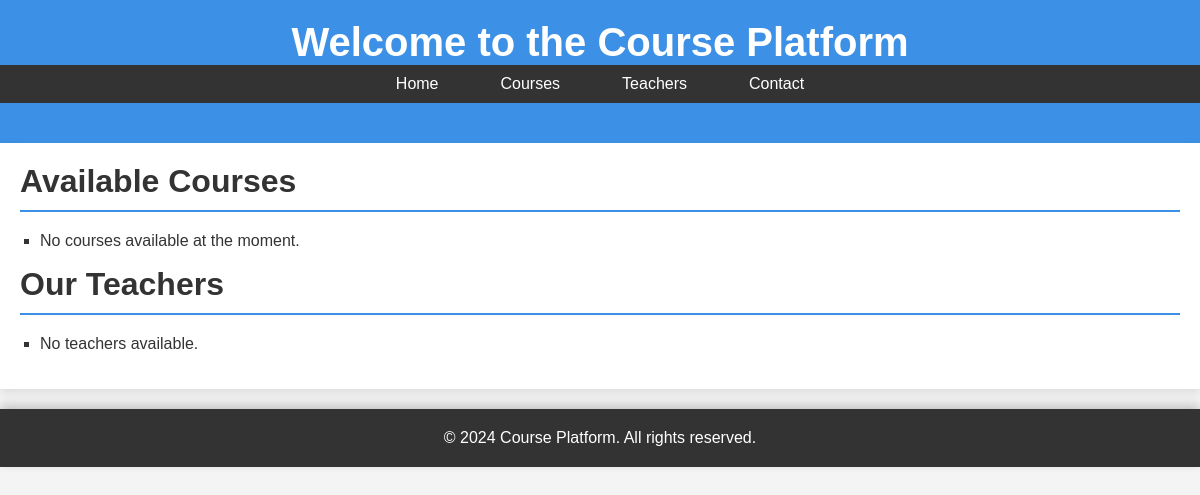
Before: / with the older database file.
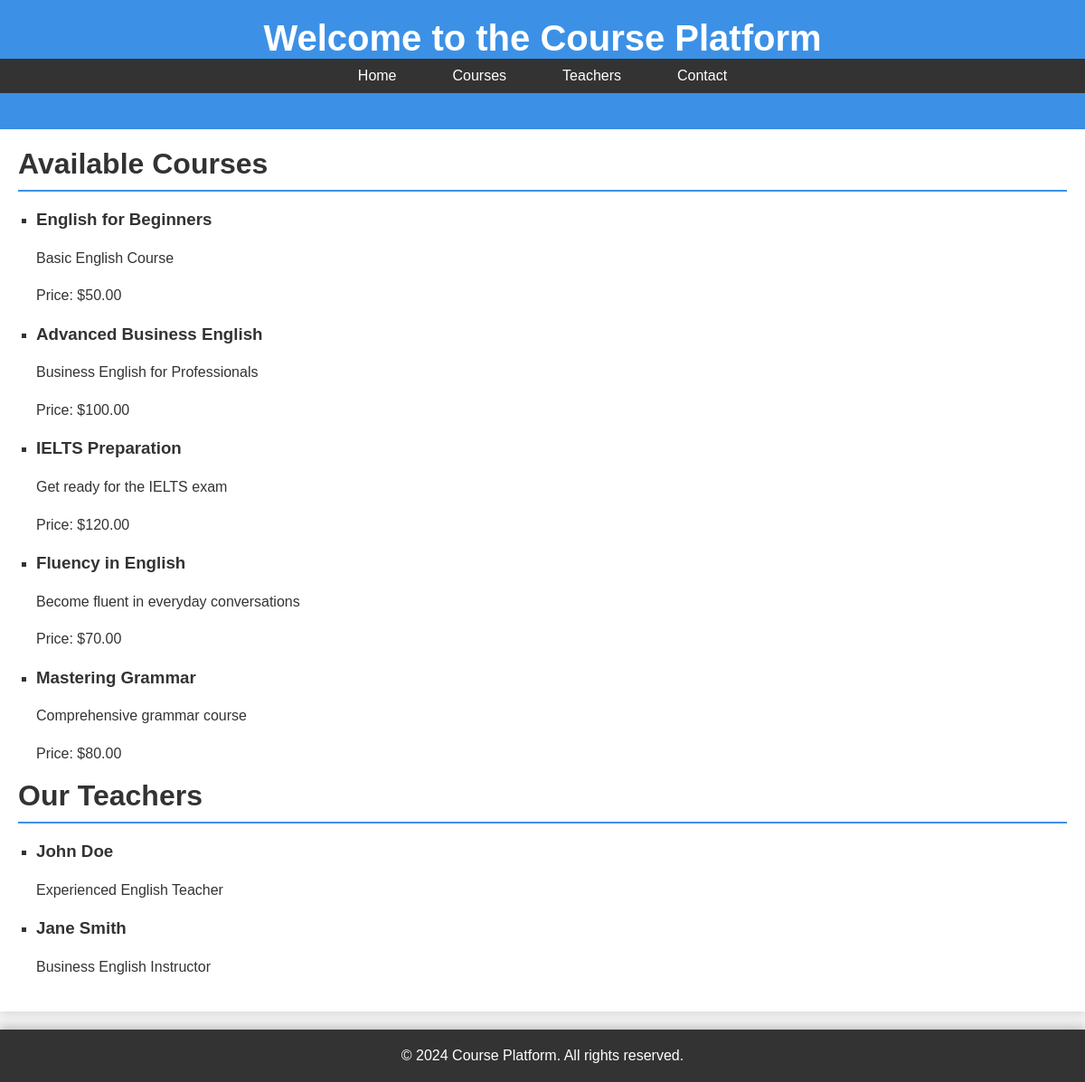
After: the same page with the newer database file.
### courses/models.py (models this page shows, shortened)
class Course(models.Model):
    LEVEL_CHOICES = [
        ('beginner', 'Beginner'),
        ('intermediate', 'Intermediate'),
        ('advanced', 'Advanced')
    ]
    TYPE_CHOICES = [
        ('grammar', 'Grammar'),
        ('conversation', 'Conversation'),
        ('exam_preparation', 'Exam Preparation'),
        ('business', 'Business English'),
    ]
    title = models.CharField(max_length=200)
    description = models.TextField()
    price = models.DecimalField(max_digits=10, decimal_places=2, default=0.0)
    duration = models.IntegerField(help_text="Продолжительность в часах", default=1)
    image = models.ImageField(upload_to='courses/', blank=True, null=True)
    instructor = models.ForeignKey(User, on_delete=models.CASCADE, related_name='courses')
    category = models.ForeignKey(Category, on_delete=models.SET_NULL, null=True, blank=True)
    syllabus = models.TextField(blank=True, null=True, help_text="Программа курса")
    requirements = models.TextField(blank=True, null=True, help_text="Требования к слушателям")
    level = models.CharField(max_length=20, choices=LEVEL_CHOICES, default='beginner', help_text="Уровень курса")
    type = models.CharField(max_length=50, choices=TYPE_CHOICES, default='conversation', help_text="Тип курса")
    language = models.CharField(max_length=50, default='English', help_text="Язык курса")
    start_date = models.DateField(blank=True, null=True, help_text="Дата начала курса")
    end_date = models.DateField(blank=True, null=True, help_text="Дата окончания курса")
    is_popular = models.BooleanField(default=False, help_text="Популярный курс")
    class Meta:
        ordering = ['id']

class Teacher(models.Model):
    user = models.OneToOneField(User, on_delete=models.CASCADE, related_name='teacher_profile', null=True, blank=True)
    name = models.CharField(max_length=100)
    bio = models.TextField()
    image = models.ImageField(upload_to='teachers/', blank=True, null=True)
    email = models.EmailField(blank=True, null=True)
    linkedin_url = models.URLField(blank=True, null=True)
    phone_number = models.CharField(max_length=20, blank=True, null=True)
    expertise = models.CharField(max_length=200, help_text="Область знаний", blank=True, null=True)

### courses/views.py (the view)
# urls.py: 2. Add a URL to urlpatterns:  path('', views.home, name='home')
def home(request):
    courses = Course.objects.select_related('category', 'instructor').all()
    teachers = Teacher.objects.all()
    return render(request, 'main/home.html', {'courses': courses, 'teachers': teachers})

### course_platform/templates/main/home.html (shortened to what this page needs)
{% load static %}
<!DOCTYPE html>
<html lang="en">
<head>
	{% load static %}
	<link rel="stylesheet" href="{% static 'css/style.css' %}">
</head>
<body>
	<header>
		<h1>Welcome to the Course Platform</h1>
		<nav>
			<ul>
				<li><a href="/">Home</a></li>
				<li><a href="/courses/">Courses</a></li>
				<li><a href="/teachers/">Teachers</a></li>
				<li><a href="/contact/">Contact</a></li>
			</ul>
		</nav>
	</header>
	<main>
		<section>
			<h2>Available Courses</h2>
			<ul>
				{% if courses %}
					{% for course in courses %}
						<li>
							<h3>{{ course.title }}</h3>
							<p>{{ course.description }}</p>
							<p>Price: ${{ course.price }}</p>
						</li>
					{% endfor %}
				{% else %}
					<li>No courses available at the moment.</li>
				{% endif %}
			</ul>
		</section>
		<section>
			<h2>Our Teachers</h2>
			<ul>
				{% if teachers %}
					{% for teacher in teachers %}
						<li>
							<h3>{{ teacher.name }}</h3>
							<p>{{ teacher.bio }}</p>
						</li>
					{% endfor %}
				{% else %}
					<li>No teachers available.</li>
				{% endif %}
			</ul>
		</section>
	</main>
	<footer>
		<p>&copy; 2024 Course Platform. All rights reserved.</p>
	</footer>
</body>
</html>

### static/css/style.css (style rules this page uses)
body, html { margin: 0; padding: 0; font-family: 'Arial', sans-serif; background-color: #f4f4f4; color: #333; }
header { background: #3c91e6; color: #fff; padding: 20px 0; text-align: center; box-shadow: 0 4px 10px rgba(0, 0, 0, 0.2); }
header h1 { margin: 0; font-size: 2.5em; }
nav { background: #333; padding: 10px 0; margin-bottom: 20px; }
nav ul { list-style: none; padding: 0; margin: 0; display: flex; justify-content: center; }
nav ul li { margin: 0 15px; }
nav ul li a { text-decoration: none; color: #fff; padding: 8px 16px; transition: background 0.3s ease-in-out; }
main { padding: 20px; background: #fff; box-shadow: 0 4px 10px rgba(0, 0, 0, 0.1); }
main h2 { margin-top: 0; font-size: 2em; border-bottom: 2px solid #3c91e6; padding-bottom: 10px; margin-bottom: 20px; }
main p { line-height: 1.6; }
footer { background: #333; color: #fff; text-align: center; padding: 20px; margin-top: 20px; box-shadow: 0 -4px 10px rgba(0, 0, 0, 0.2); }
footer p { margin: 0; }
ul { list-style: square; padding-left: 20px; }

Changed rows visible on the page:
added Course: title "English for Beginners", description "Basic English Course", price "50.00"
added Course: title "Advanced Business English", description "Business English for Professionals", price "100.00"
added Course: title "IELTS Preparation", description "Get ready for the IELTS exam", price "120.00"
added Course: title "Fluency in English", description "Become fluent in everyday conversations", price "70.00"
added Course: title "Mastering Grammar", description "Comprehensive grammar course", price "80.00"
added Teacher: name "John Doe", bio "Experienced English Teacher"
added Teacher: name "Jane Smith", bio "Business English Instructor"
Other visible differences:
text no longer shown: "No courses available at the moment. No teachers available."
